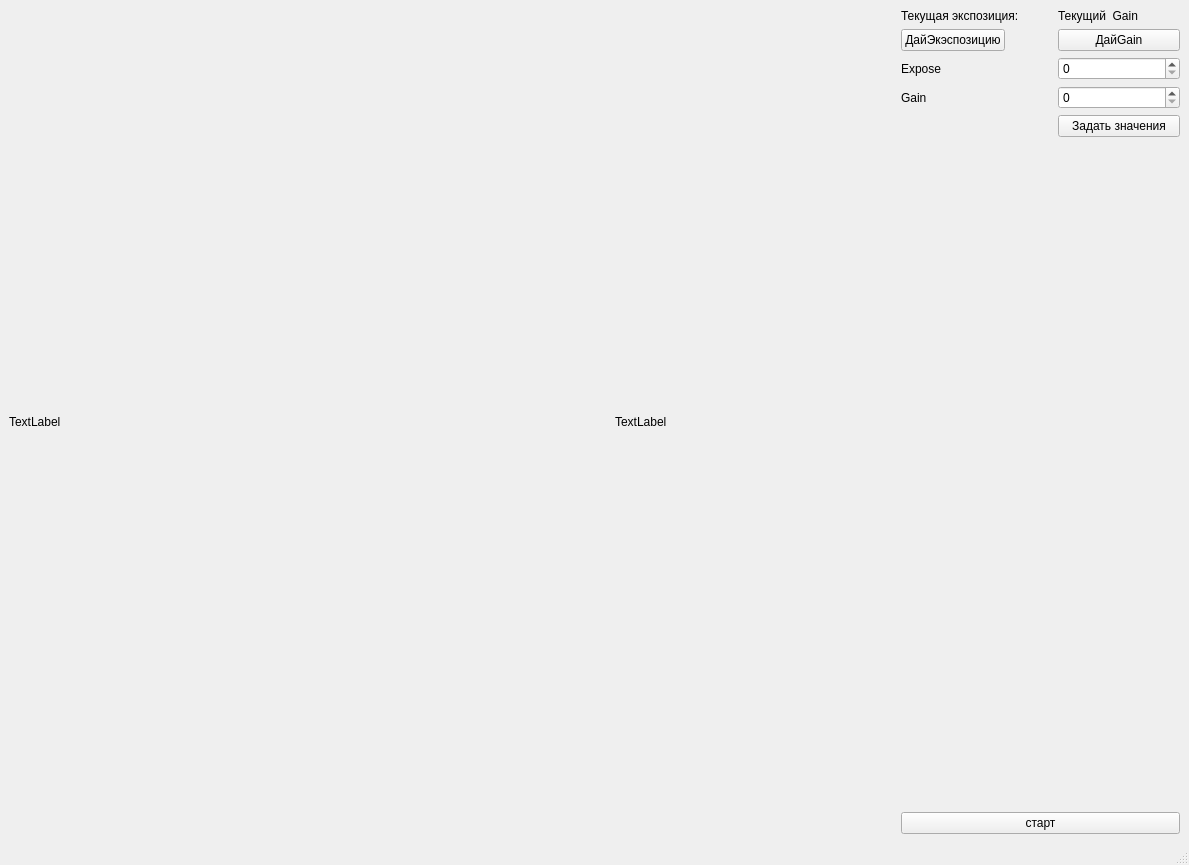
<?xml version="1.0" encoding="UTF-8"?>
<ui version="4.0">
 <class>MainWindow</class>
 <widget class="QMainWindow" name="MainWindow">
  <property name="geometry">
   <rect>
    <x>0</x>
    <y>0</y>
    <width>1189</width>
    <height>865</height>
   </rect>
  </property>
  <property name="windowTitle">
   <string>MainWindow</string>
  </property>
  <widget class="QWidget" name="centralwidget">
   <layout class="QHBoxLayout" name="horizontalLayout">
    <item>
     <widget class="QLabel" name="label_3">
      <property name="minimumSize">
       <size>
        <width>600</width>
        <height>700</height>
       </size>
      </property>
      <property name="text">
       <string>TextLabel</string>
      </property>
     </widget>
    </item>
    <item>
     <widget class="QLabel" name="label_6">
      <property name="text">
       <string>TextLabel</string>
      </property>
     </widget>
    </item>
    <item>
     <layout class="QVBoxLayout" name="verticalLayout">
      <item>
       <layout class="QFormLayout" name="formLayout">
        <item row="5" column="0">
         <widget class="QLabel" name="label">
          <property name="minimumSize">
           <size>
            <width>151</width>
            <height>0</height>
           </size>
          </property>
          <property name="text">
           <string>Текущая экспозиция:</string>
          </property>
         </widget>
        </item>
        <item row="5" column="1">
         <widget class="QLabel" name="label_2">
          <property name="maximumSize">
           <size>
            <width>100</width>
            <height>200</height>
           </size>
          </property>
          <property name="text">
           <string>Текущий  Gain</string>
          </property>
         </widget>
        </item>
        <item row="7" column="0">
         <widget class="QLabel" name="label_4">
          <property name="text">
           <string>Expose</string>
          </property>
         </widget>
        </item>
        <item row="7" column="1">
         <widget class="QSpinBox" name="spinBox">
          <property name="maximum">
           <number>10000</number>
          </property>
         </widget>
        </item>
        <item row="8" column="0">
         <widget class="QLabel" name="label_5">
          <property name="text">
           <string>Gain</string>
          </property>
         </widget>
        </item>
        <item row="8" column="1">
         <widget class="QSpinBox" name="spinBox_2">
          <property name="maximum">
           <number>1000</number>
          </property>
         </widget>
        </item>
        <item row="9" column="1">
         <widget class="QPushButton" name="pushButton_5">
          <property name="text">
           <string>Задать значения</string>
          </property>
         </widget>
        </item>
        <item row="6" column="1">
         <widget class="QPushButton" name="pushButton_4">
          <property name="text">
           <string>ДайGain</string>
          </property>
         </widget>
        </item>
        <item row="6" column="0">
         <widget class="QPushButton" name="pushButton">
          <property name="text">
           <string>ДайЭкэспозицию</string>
          </property>
         </widget>
        </item>
       </layout>
      </item>
      <item>
       <widget class="QPushButton" name="pushButton_2">
        <property name="text">
         <string>старт</string>
        </property>
       </widget>
      </item>
     </layout>
    </item>
   </layout>
  </widget>
  <widget class="QMenuBar" name="menubar">
   <property name="geometry">
    <rect>
     <x>0</x>
     <y>0</y>
     <width>1189</width>
     <height>21</height>
    </rect>
   </property>
  </widget>
  <widget class="QStatusBar" name="statusbar"/>
 </widget>
 <resources/>
 <connections/>
</ui>
